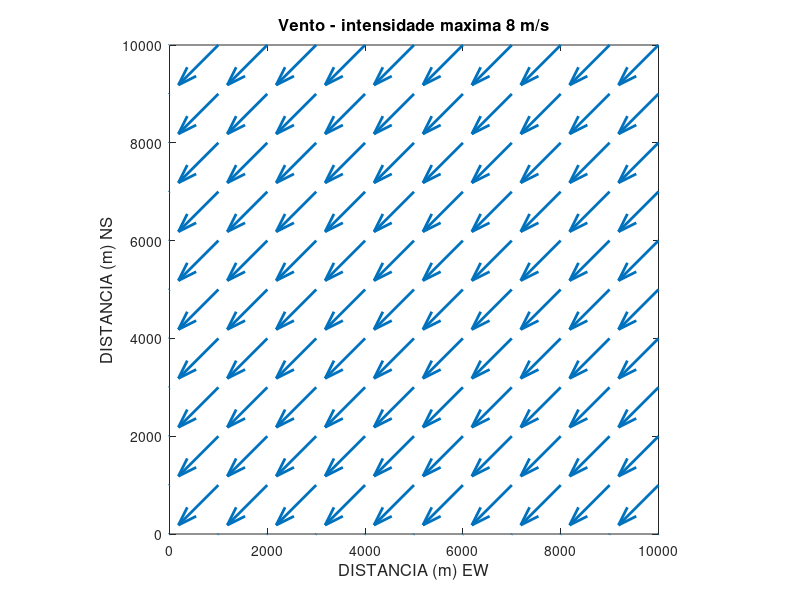

MATLAB code for this plot: (Note: this script raises an error after producing the figure.)
%%%%%%%%%%%%%%%%%%%%%%%%%%%%%%%%%%%%%%%%%%%%%%%%%%%%%%%%%%%%%%%%%%%%%%%
%  IOF814 - Prof Joseph Harari                                        %
%  Aluno: Danilo Augusto Silva         nusp: 7279456                  %
%                                                                     %
%                         QUESTÃO 01 - LISTA 03                       %                                                                  %
%   Os dados de saidas sao salvos no diretorio ../outputs/Q01         %
%                                                                     %
%                             Modelo 3D
%%%%%%%%%%%%%%%%%%%%%%%%%%%%%%%%%%%%%%%%%%%%%%%%%%%%%%%%%%%%%%%%%%%%%%%
clear all; close all;clc

%% Parametros numericos

dx=1000;                                    %espacamento em x em metros
dy=1000;                                    %espacamento em y em metros
dy2=dy*2;
dx2=dx*2;
dt=30;                                      %intervalo de tempo em segundos
dz=1;                                       % espacamento de grade em z
difus=0.1;                                  % coeficiente de difusao
difz=0.001;                                 % coeficiente de difusao na vertical
kmax = 11;                                  %defini��o de kmax (em y)
jmax = 11;                                  %defini��o de jmax (em x)
jmax2=jmax*2;
kmax2=kmax*2;
lmax=100;
nmax=360;                                   %passos de tempo
rfric=0.02;                                 %coeficiente de friccao no fundo
freqplot=20;                                % frequencia de plotagem
concorte=0.0001;
xgrid=((1:jmax)-1)*dx;
ygrid=((1:kmax)-1)*dy;
dens=1024;                                  %densidade media da agua do mar
latid=45*pi/180;                            %latitude(de graus para rad)
fco=2*7.29E-5*sin(latid);                   %parametro de coriolis
g=9.8;
H=100;                                      % profundidade media

%% batimetria e grade
bat(1:kmax2,1:jmax2) = H;

% matrizes de batimetria para os 3 tipos de grades
bate=bat(1:2:end-1,2:2:end);
batu=bat(1:2:end-1,1:2:end-1);
batv=bat(2:2:end,2:2:end);

[X,Y]=meshgrid(xgrid,ygrid);

%% definicao das condicoes iniciais: 2 niveis no tempo
eta1=zeros(kmax,jmax);
u1=zeros(kmax,jmax,lmax);
v1=zeros(kmax,jmax,lmax);
eta2=zeros(kmax,jmax);
u2=zeros(kmax,jmax,lmax);
v2=zeros(kmax,jmax,lmax);

%Condicoes de vento e calculo das tensoes de cisalhamento na superficie
dens_ar=1.025;
fric=2.6*1E-3;
uwind(1:kmax,1:jmax)=-5.65682;
vwind(1:kmax,1:jmax)=-5.65682;
wwind=sqrt(uwind.^2+vwind.^2);
taux=fric*dens_ar.*uwind.*wwind;
tauy=fric*dens_ar.*vwind.*wwind;

vento=sqrt(uwind.^2+vwind.^2);
ventoma=max(vento);
ventomax=max(ventoma);

%plotando os ventos
figure(1)
quiver(X,Y,uwind,vwind,'LineWidth',2)
title(['Vento - intensidade maxima ',...
    num2str(ventomax),' m/s'],'fontsize',12)
axis equal
axis([xgrid(1) xgrid(jmax) ygrid(1) ygrid(kmax)])
xlabel('DISTANCIA (m) EW','fontsize',12)
ylabel('DISTANCIA (m) NS','fontsize',12)
%kfig=kfig+1; eval(['print -dpng figuras1a/fig_vento_' num2str(kfig)])

%Loop no tempo
kplot=2;
kfig=0;


for n=3:nmax
   tempo=n*dt;
   kplot=kplot+1;

   %Eq. do movimento em x
    for j=2:jmax-1
        for k=2:kmax-1
            batmin=batu;
            for l=2:lmax-1
            dudzinf=(u1(k,j,l+1)-u1(k,j,l))*difzdz;
            if (l==2) dudzsup=-taux(k,j)/dens; end
            if (l~=2) dudzsup=(u1(k,j,l)-u1(k,j,l-1))*difzdz; end
            vmedu=(v1(k,j,l)+v1(k,j-1,l)+v1(k-1,j-1,l)+v1(k-1,j,l))/4;
            forc=fco*vmedu+(dudzinf-dudzsup)/dz;
            u2(k,j,l)=u1(k,j,l)+forc*dt;
            end
            end
         end

    %Eq. do movimento em y
    for j=2:jmax-1
        for k=2:kmax-1

            for l=2:lmax-1
            dvdzinf=(v1(k,j,l+1)-v1(k,j,l))*difzdz;
            if (l==2) dvdzsup=-tauy(k,j)/dens; end
            if (l~=2) dvdzsup=(v1(k,j,l)-v1(k,j,l-1))*difzdz; end
            umedv=(u2(k,j,l)+u2(k+1,j,l)+u2(k+1,j+1,l)+u2(k,j+1,l))/4;

            forc=-fco*umedv+(dvdzinf-dvdzsup)/dz;
            v2(k,j,l)=v1(k,j,l)+forc*dt;
            end
            end
        end

% Condicoes de contorno com extrapolacao linear
for j=1:jmax
    u2(1,j,2:lmax-1)=(2*u2(2,j,2:lmax-1)-u2(3,j,2:lmax-1));
    v2(1,j,2:lmax-1)=(2*v2(2,j,2:lmax-1)-v2(3,j,2:lmax-1));
    u2(kmax,j,2:lmax-1)=(2*u2(kmax-1,j,2:lmax-1)-u2(kmax-2,j,2:lmax-1));
    v2(kmax,j,2:lmax-1)=(2*v2(kmax-1,j,2:lmax-1)-v2(kmax-2,j,2:lmax-1));
end
for k=1:kmax
    u2(k,1,2:lmax-1)=(2*u2(k,2,2:lmax-1)-u2(k,3,2:lmax-1));
    v2(k,1,2:lmax-1)=(2*v2(k,2,2:lmax-1)-v2(k,3,2:lmax-1));
    u2(k,jmax,2:lmax-1)=(2*u2(k,jmax-1,2:lmax-1)-u2(k,jmax-2,2:lmax-1));
    v2(k,jmax,2:lmax-1)=(2*v2(k,jmax-1,2:lmax-1)-v2(k,jmax-2,2:lmax-1));
end

% Renovando as variaveis no tempo
u1=u2;
v1=v2;

% Plotagem de resultados
   if(kplot==freqplot)
   kplot=0;

%definir u e v  para plotagem
uplot=u2;
vplot=v2;


% Plotando elevacoes e correntes na superficie, a 5 metros, a 30 metros e a
% 50 metros
velo=sqrt(uplot.^2+vplot.^2);
velomax2=max(max(velo(:,:,2)));
velomax6=max(max(velo(:,:,6)));
velomax31=max(max(velo(:,:,31)));
velomax51=max(max(velo(:,:,51)));


if(n>freqplot) close (1); end
figure(1)
subplot(2,2,1)
quiver(X,Y,uplot(:,:,2),vplot(:,:,2));
title(['Prof 1m - max ',num2str(velomax2),' m/s, tempo ',num2str(tempo/60),...
      ' min.'])
axis equal
axis([xgrid(1) xgrid(jmax) ygrid(1) ygrid(kmax)])
xlabel('DISTANCIA (m) EW','fontsize',12)
ylabel('DISTANCIA (m) NS','fontsize',12)
subplot(2,2,2)
quiver(X,Y,uplot(:,:,6),vplot(:,:,6));
title(['Prof 05m - max ',num2str(velomax6),' m/s'])
axis equal
axis([xgrid(1) xgrid(jmax) ygrid(1) ygrid(kmax)])
xlabel('DISTANCIA (m) EW','fontsize',12)
ylabel('DISTANCIA (m) NS','fontsize',12)
subplot(2,2,3)
quiver(X,Y,uplot(:,:,31),vplot(:,:,31));
title(['Prof 30m - max ',num2str(velomax31),' m/s'])
axis equal
axis([xgrid(1) xgrid(jmax) ygrid(1) ygrid(kmax)])
xlabel('DISTANCIA (m) EW','fontsize',12)
ylabel('DISTANCIA (m) NS','fontsize',12)
subplot(2,2,4)
quiver(X,Y,uplot(:,:,51),vplot(:,:,51));
title(['Prof 50m - max ',num2str(velomax51),' m/s'])
axis equal
axis([xgrid(1) xgrid(jmax) ygrid(1) ygrid(kmax)])
xlabel('DISTANCIA (m) EW','fontsize',12)
ylabel('DISTANCIA (m) NS','fontsize',12)

   end

pause(1)

end
